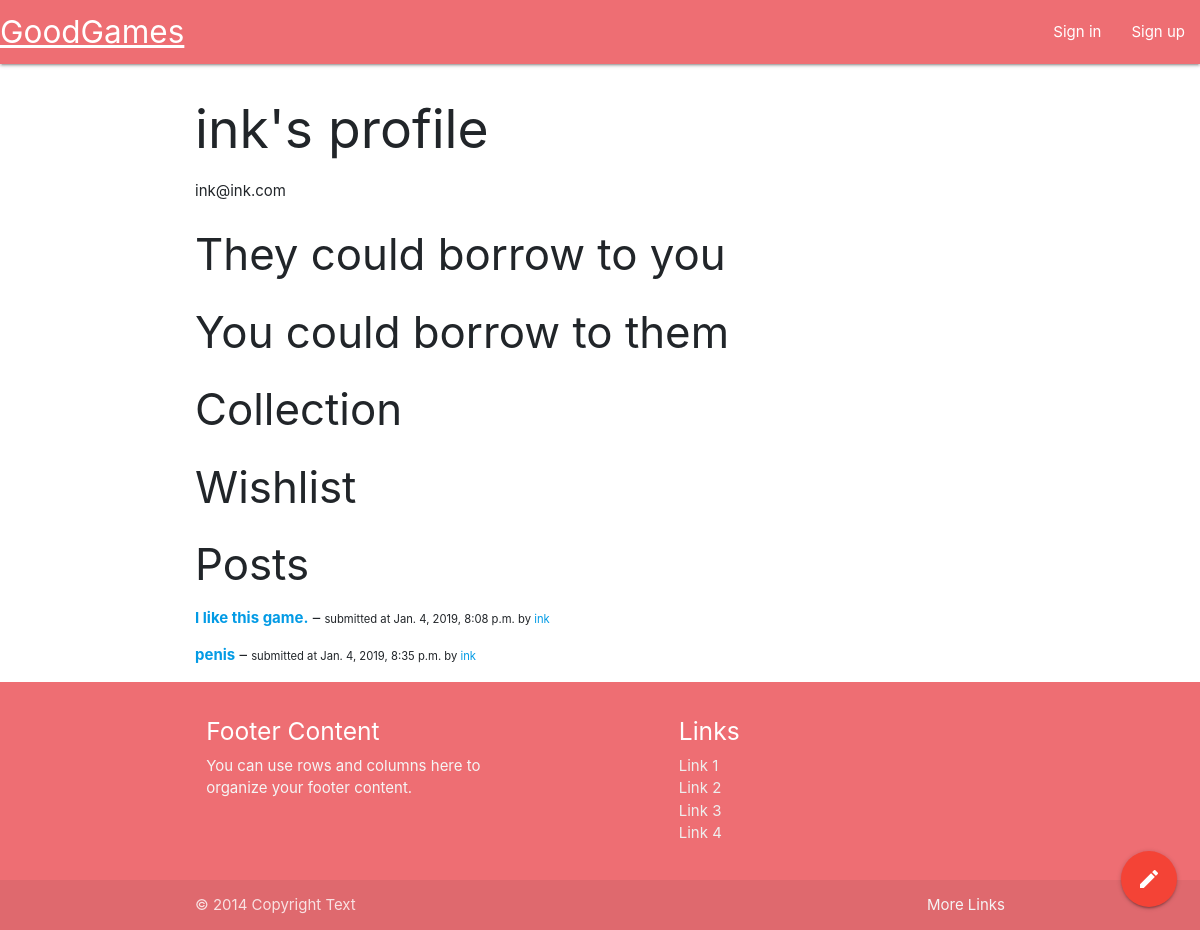
The page /profile/2 on the database its author committed.
### goodgames/models.py (models this page shows)
class Profile(models.Model):
    user = models.OneToOneField(User, on_delete=models.CASCADE)
    name = models.CharField(max_length=50)
    collection = models.ManyToManyField(
        'Game', symmetrical=False, blank=True, related_name="collection")
    wishlist = models.ManyToManyField(
        'Game', symmetrical=False, blank=True, related_name="wishlist")
    def __str__(self):
        return self.name

class Post(models.Model):
    title = models.CharField(max_length=100)
    body = models.TextField()
    game = models.ForeignKey(
        Game, on_delete=models.CASCADE, related_name='game')
    date = models.DateTimeField(auto_now=True)
    profile = models.ForeignKey(
        Profile, on_delete=models.CASCADE, related_name='profile')

### goodgames/views.py (the view)
# urls.py: path('profile/<int:profile_id>', views.profile_view),
def profile_view(request, profile_id):
    user = None
    user_wish = None
    user_coll = None
    if request.user.username:
        user = Profile.objects.filter(user=request.user).first()
        user_wish = user.wishlist.all()
        user_coll = user.collection.all()
    profile = Profile.objects.filter(id=profile_id).first()
    profile_wish = profile.wishlist.all()
    profile_coll = profile.collection.all()
    posts = Post.objects.filter(profile=profile)
    return render(request, 'profile.html', {'data': {
        'profile': profile,
        'wishlist': profile_wish,
        'collection': profile_coll,
        'user': user,
        'give': [game for game in profile_wish if game in user_coll],
        'take': [game for game in profile_coll if game in user_wish],
        'posts': posts,
    }})

### goodgames/templates/profile.html (shortened to what this page needs)
{% extends 'base.html' %}
{% block main %}
<div>
    <h2>{{ data.profile.name }}'s profile</h2>
    <p>{{ data.profile.user.email }}</p>
    {% if data.user != data.profile %}
        <h3>They could borrow to you</h3>
        <h3>You could borrow to them</h3>
    {% else %}
        <p>This is you!</p>
    {% endif %}
    <h3>Collection</h3>
    <h3>Wishlist</h3>
    <h3>Posts</h3>
    {% for item in data.posts %}
        <p><a href="/game/{{ item.game.igdb_id }}/post/{{ item.id }}"><b>{{ item.title }}</b></a> – <span style="font-size: .75em">submitted at {{ item.date }} by <a href="/profile/{{ item.profile.id }}">{{ item.profile }}</a></span></p>
    {% endfor %}
</div>
{% endblock %}

### rows shown on the page
Profile: profile.name "ink", profile.user.email "ink@ink.com"
Post: title "I like this game.", date "Jan. 4, 2019, 8:08 p.m.", profile "ink"
Post: title "penis", date "Jan. 4, 2019, 8:35 p.m.", profile "ink"
